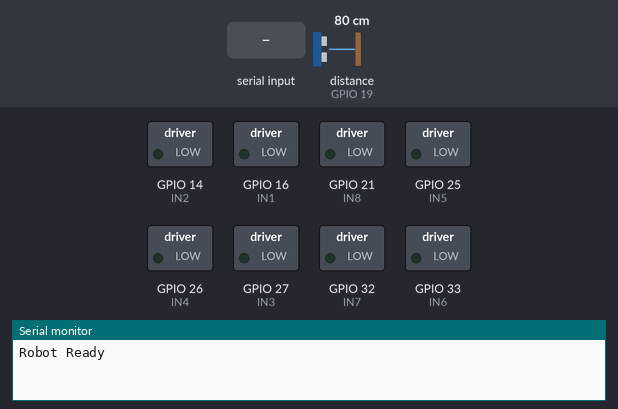
Simulated run of this sketch. Board: ESP32. Shown: switched loads named in the sketch (green lamp = pin HIGH), the last lines printed to the serial monitor. Wiring (inferred from the names in the program): ultrasonic range finder: trigger GPIO 18; echo GPIO 19. The test bench sets the inputs (shaded band); at power-on: distance to the obstacle (sensor on GPIO 19) 80 cm. The echo pulse lasts 58.3 µs per cm; nothing arrives over Bluetooth unless stated; pins used as bus, display or sensor lines are not drawn.

Above: at 1.2 s.
1.3 s: "A" received over the second serial link
At 2.5 s:
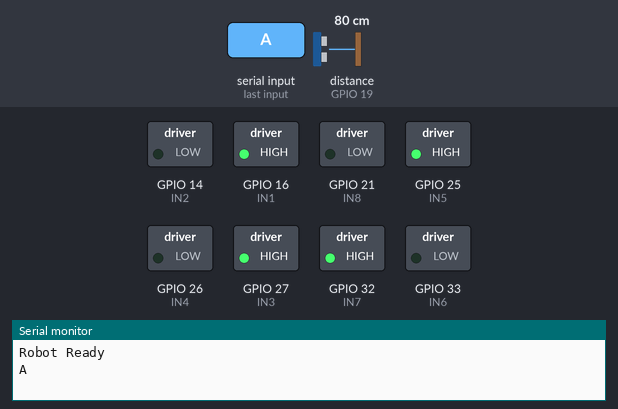
2.8 s: distance to the obstacle (sensor on GPIO 19) set to 23 cm
4.3 s: distance to the obstacle (sensor on GPIO 19) set to 18 cm
At 6.6 s:
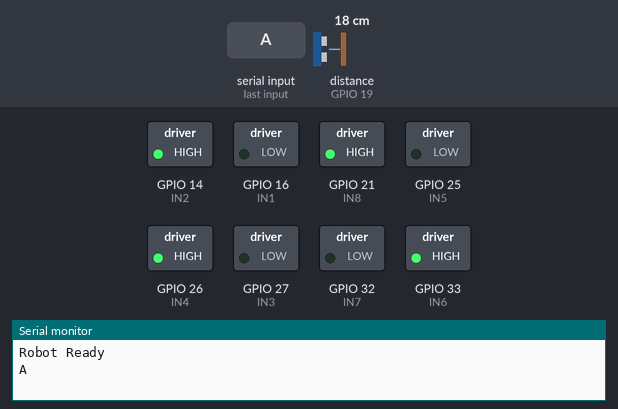
6.9 s: distance to the obstacle (sensor on GPIO 19) set to 35 cm
At 8.8 s:
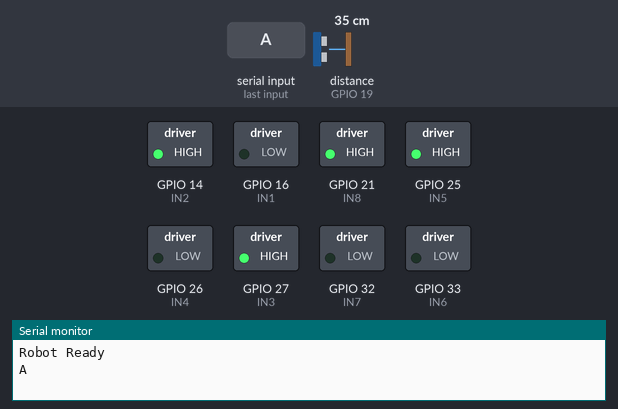
9.9 s: distance to the obstacle (sensor on GPIO 19) set to 2 cm
At 10.7 s:
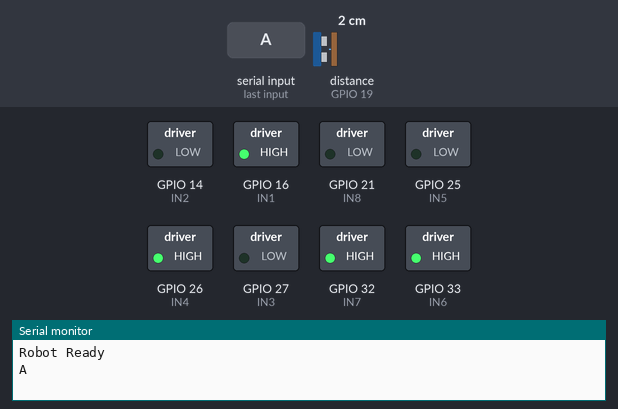
12.5 s: "M" received over the second serial link
At 15.8 s:
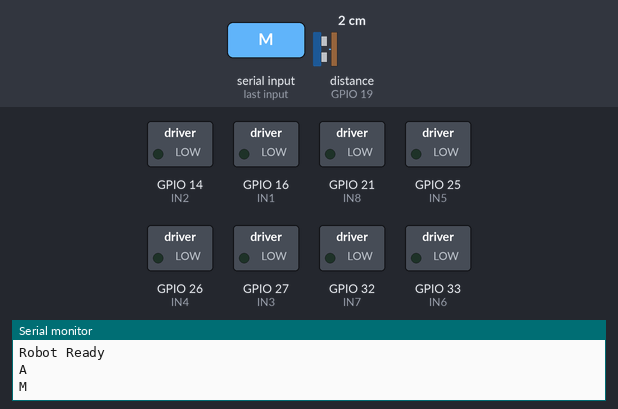
Timing chart, 0 to 16.5 s (numbered marks = the images above; inputs shaded):
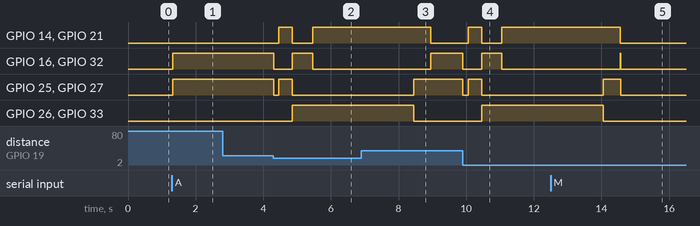

Measured:
- the behaviour switches between 21 and 20 cm on distance to the obstacle (sensor on GPIO 19) (found by bisection; images 1 and 2)
- after the input at 1.3 s, GPIO 16 (IN1), GPIO 25 (IN5), GPIO 27 (IN3), GPIO 32 (IN7): LOW → HIGH at once
- after the input at 2.8 s, every drawn part: stays the same
- after the input at 4.3 s, GPIO 14 (IN2): LOW → HIGH after 0.15 s, → LOW 0.40 s later, → HIGH 0.60 s later; GPIO 16 (IN1): HIGH → LOW at once, → HIGH 0.55 s later, → LOW 0.60 s later
- after the input at 6.9 s, GPIO 14 (IN2), GPIO 21 (IN8): goes on until 9.0 s, then stays LOW; GPIO 16 (IN1), GPIO 32 (IN7): goes on until 9.0 s, then stays HIGH; GPIO 25 (IN5), GPIO 27 (IN3): goes on until 8.5 s, then stays HIGH; GPIO 26 (IN4), GPIO 33 (IN6): goes on until 8.5 s, then stays LOW
- after the input at 9.9 s, GPIO 14 (IN2): LOW → HIGH after 0.16 s, → LOW 0.40 s later, → HIGH 0.60 s later; GPIO 16 (IN1): HIGH → LOW at once, → HIGH 0.55 s later, → LOW 0.60 s later
- after the input at 12.5 s, GPIO 14 (IN2), GPIO 16 (IN1), GPIO 21 (IN8), GPIO 25 (IN5), GPIO 27 (IN3), GPIO 32 (IN7): goes on until 14.6 s, then stays LOW; GPIO 26 (IN4), GPIO 33 (IN6): goes on until 14.1 s, then stays LOW

The sketch:

main.ino
```cpp
// ============================================================
// ESP32 ROBOT — v1
// Earliest working version.
// Features: Bluetooth manual drive (F/B/L/R/S), basic ultrasonic
// obstacle detection with automatic avoidance in Auto mode.
// No servos, MPU6050, or BLDC yet — pure 4WD drive test.
// ============================================================

#include "BluetoothSerial.h"

BluetoothSerial SerialBT;

// =========================
// ULTRASONIC
// =========================
#define TRIG 18
#define ECHO 19

// =========================
// MOTORS (CORRECT WHEEL MAP)
// =========================

// Front Right
#define IN1 16
#define IN2 14

// Front Left
#define IN3 27
#define IN4 26

// Rear Left
#define IN5 25
#define IN6 33

// Rear Right
#define IN7 32
#define IN8 21

// =========================
// STATE
// =========================
char command = 'S';
bool autoMode = false;

// =========================
// SETUP
// =========================

void setup() {

  Serial.begin(115200);
  SerialBT.begin("ESP32_ROBOT");

  pinMode(TRIG, OUTPUT);
  pinMode(ECHO, INPUT);

  pinMode(IN1, OUTPUT); pinMode(IN2, OUTPUT);
  pinMode(IN3, OUTPUT); pinMode(IN4, OUTPUT);
  pinMode(IN5, OUTPUT); pinMode(IN6, OUTPUT);
  pinMode(IN7, OUTPUT); pinMode(IN8, OUTPUT);

  stopAll();

  Serial.println("Robot Ready");
}

// =========================
// LOOP
// =========================

void loop() {

  // ---------------- Bluetooth ----------------
  if (SerialBT.available()) {

    command = SerialBT.read();
    Serial.println(command);

    if (command == 'A') {
      autoMode = true;
      stopAll();
    }

    else if (command == 'M') {
      autoMode = false;
      stopAll();
    }
  }

  long distance = getDistance();

  if (autoMode) {
    autoDrive(distance);
  }

  else {
    manualDrive();
  }

  delay(20);
}

// =========================
// AUTO MODE
// =========================

void autoDrive(long distance) {

  if (distance > 0 && distance < 20) {

    stopAll();
    delay(150);

    // Try RIGHT
    pivotRight();
    delay(400);

    if (getDistance() > 20) return;

    // Try LEFT
    pivotLeft();
    delay(600);

    if (getDistance() > 20) return;

    // Escape backward
    allBackward();
    delay(3000);

    pivotRight();
    delay(500);
  }

  allForward();
}

// =========================
// MANUAL MODE
// =========================

void manualDrive() {

  if (command == 'F') {
    allForward();
  }

  else if (command == 'B') {
    allBackward();
  }

  else if (command == 'L') {
    pivotLeft();
  }

  else if (command == 'R') {
    pivotRight();
  }

  else if (command == 'S') {
    stopAll();
  }
}

// =========================
// ULTRASONIC
// =========================

long getDistance() {

  digitalWrite(TRIG, LOW);
  delayMicroseconds(5);

  digitalWrite(TRIG, HIGH);
  delayMicroseconds(10);

  digitalWrite(TRIG, LOW);

  long duration = pulseIn(ECHO, HIGH, 50000);

  if (duration == 0) return -1;

  return duration * 0.034 / 2;
}

// =========================
// FORWARD
// =========================

void allForward() {

  // Front Right
  digitalWrite(IN1, HIGH);
  digitalWrite(IN2, LOW);

  // Front Left
  digitalWrite(IN3, HIGH);
  digitalWrite(IN4, LOW);

  // Rear Left
  digitalWrite(IN5, HIGH);
  digitalWrite(IN6, LOW);

  // Rear Right
  digitalWrite(IN7, HIGH);
  digitalWrite(IN8, LOW);
}

// =========================
// BACKWARD
// =========================

void allBackward() {

  // Front Right
  digitalWrite(IN1, LOW);
  digitalWrite(IN2, HIGH);

  // Front Left
  digitalWrite(IN3, LOW);
  digitalWrite(IN4, HIGH);

  // Rear Left
  digitalWrite(IN5, LOW);
  digitalWrite(IN6, HIGH);

  // Rear Right
  digitalWrite(IN7, LOW);
  digitalWrite(IN8, HIGH);
}

// =========================
// PIVOT RIGHT
// =========================

void pivotRight() {

  // LEFT wheels forward

  // Front Left
  digitalWrite(IN3, HIGH);
  digitalWrite(IN4, LOW);

  // Rear Left
  digitalWrite(IN5, HIGH);
  digitalWrite(IN6, LOW);


  // RIGHT wheels backward

  // Front Right
  digitalWrite(IN1, LOW);
  digitalWrite(IN2, HIGH);

  // Rear Right
  digitalWrite(IN7, LOW);
  digitalWrite(IN8, HIGH);
}

// =========================
// PIVOT LEFT
// =========================

void pivotLeft() {

  // LEFT wheels backward

  // Front Left
  digitalWrite(IN3, LOW);
  digitalWrite(IN4, HIGH);

  // Rear Left
  digitalWrite(IN5, LOW);
  digitalWrite(IN6, HIGH);


  // RIGHT wheels forward

  // Front Right
  digitalWrite(IN1, HIGH);
  digitalWrite(IN2, LOW);

  // Rear Right
  digitalWrite(IN7, HIGH);
  digitalWrite(IN8, LOW);
}

// =========================
// STOP
// =========================

void stopAll() {

  digitalWrite(IN1, LOW);
  digitalWrite(IN2, LOW);

  digitalWrite(IN3, LOW);
  digitalWrite(IN4, LOW);

  digitalWrite(IN5, LOW);
  digitalWrite(IN6, LOW);

  digitalWrite(IN7, LOW);
  digitalWrite(IN8, LOW);
}
```
